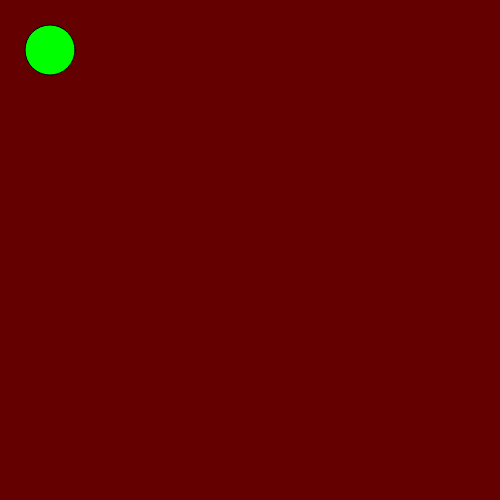
Frame 1 (no input)
Frame 60 (no input): identical to frame 1, image omitted
Frame 120 (the mouse pressed at the canvas centre since frame 60): identical to frame 1, image omitted

The p5.js sketch that drew this single still picture (run headless with seeded random() and noise() and a simulated clock; from frame 60 on, the mouse is pressed at the canvas centre):

// p5.js sketch
// ── sketch.js

function setup() {
  createCanvas(500,500);
}
posx = 50
posy = 50

function draw() {
  var d = dist(mouseX, mouseY, posx, posy);
  if (d < 30) {
    fill(255, 0, 0);
  } else {
    fill(0, 255, 0);
  }



  background(100, 0, 0)
  ellipse(posx, posy, 50, 50); //Define ellipse with position variables
  if (keyIsPressed && keyCode == RIGHT_ARROW && posx <= width-25) { //Control movement with wasd by changing posx&y
    posx += 2;
  }
  if (keyIsPressed && keyCode == LEFT_ARROW && posx >= 25) {
    posx -= 2;
  }
  if (keyIsPressed && keyCode == UP_ARROW && posy >= 25) {
    posy -= 2;
  }
  if (keyIsPressed && keyCode == DOWN_ARROW && posy <= height-25) {
    posy += 2;
  }
}
